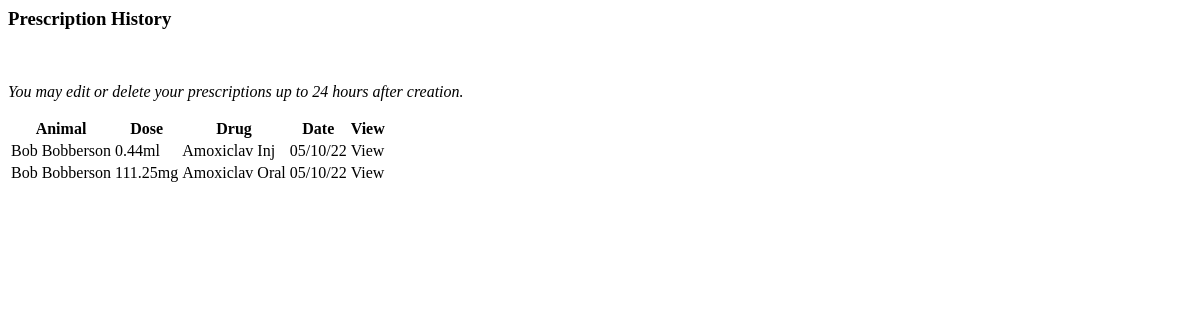
The app's page /prescriptions/vet-prescrip/ (signed in), older data.
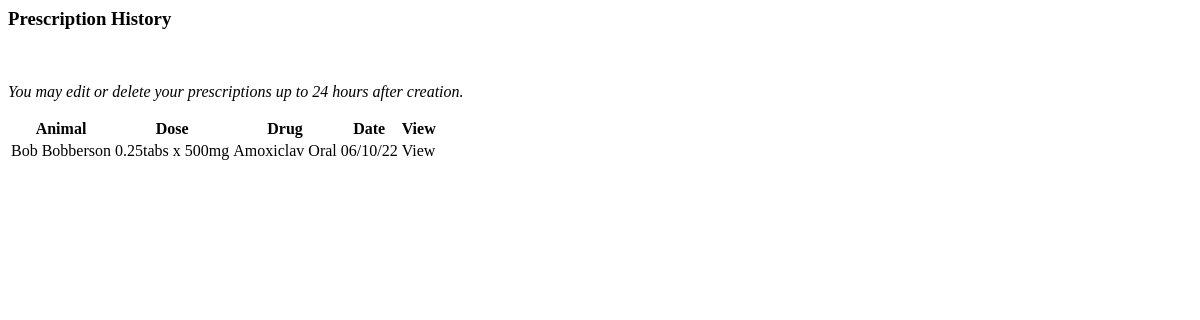
The same page, newer data.
### prescriptions/models.py (models this page shows, shortened)
class Prescription(models.Model):
    animal = models.ForeignKey(Record, on_delete=models.CASCADE, default=1)
    animal_weight = models.DecimalField(
        max_digits=5, decimal_places=2, blank=True, null=True)
    vet = models.ForeignKey(Vet, on_delete=models.CASCADE, default=1)
    drug = models.ForeignKey(Drug, on_delete=models.CASCADE, default=None)
    type = models.CharField(max_length=10, blank=True)
    drug_dose = models.DecimalField(
        max_digits=4, decimal_places=2, blank=True, null=True)
    drug_dose_high = models.DecimalField(max_digits=4, decimal_places=2, blank=True, null=True)
    dose = models.CharField(max_length=100, blank=True, null=True)
    measure = models.CharField(max_length=2, blank=True)
    frequency = models.CharField(max_length=10, choices=FREQUENCY, blank=True)
    length = models.PositiveIntegerField(default=0, blank=True)
    route = models.CharField(max_length=8, blank=True)
    date = models.DateTimeField(auto_now_add=True)
    class Meta:
        ordering = ['-date']

class Drug(models.Model):
    name = models.CharField(max_length=50)
    type = models.CharField(max_length=10, choices=TYPES, default='Injectable')
    dose = models.DecimalField(max_digits=4, decimal_places=2)
    high_dose = models.DecimalField(max_digits=4, decimal_places=2, blank=True, null=True, help_text='Add high dose for tablets only.')
    tablet_strength = models.CharField(max_length=100, blank=True, help_text='Add tablet strength in numbers, separated by commas.')
    measure = models.CharField(max_length=2, choices=MEASURE)
    category = models.ForeignKey(Category, on_delete=models.CASCADE)
    route = models.CharField(max_length=8, choices=ROUTES)
    warnings = models.CharField(max_length=300, default='None')
    def __str__(self):
        return self.name
    class Meta:
        ordering = ['name']

### records/models.py (models this page shows)
class Record(models.Model):
    name = models.CharField(max_length=50)
    surname = models.CharField(max_length=50)
    date_of_birth = models.DateField()
    species = models.CharField(choices=SPECIES, max_length=10)
    breed = models.CharField(max_length=50)
    sex = models.CharField(choices=SEX, max_length=10)
    weight = models.DecimalField(max_digits=5, decimal_places=2)
    note = models.CharField(max_length=300, blank=True)
    def __str__(self):
        return self.name + " " + self.surname
    class Meta:
        ordering = ['surname']
        unique_together = [
            'name',
            'surname',
            'date_of_birth',
            'species',
            'sex']

### petrx/decorators.py (the view)
    def wrapper(request, *args, **kwargs):
        if request.user.is_authenticated:
            if request.user.is_active:
                return function(request, *args, **kwargs)
            else:
                return render(request, 'vetprofiles/restricted.html')
        else:
            return redirect('vetprofiles:login')

### prescriptions/views.py (called while the page is built)
@vet_login_and_active
def vet_prescrip(request):
    prescrip_list = Prescription.objects.filter(vet=request.user).all()
    context = {'prescrip_list': prescrip_list}
    return render(request, 'prescriptions/list_prescrip_vet.html', context)

### prescriptions/templates/prescriptions/list_prescrip_vet.html (shortened to what this page needs)
<h3 class="subheadings">Prescription History</h3>
<p><em>You may edit or delete your prescriptions up to 24 hours after creation.</em></p>
<div class="prescrip-contain">
    <table>
        <thead>
            <tr>
                <th>Animal</th>
                <th class="lg-prescrip">Dose</th>
                <th class="lg-prescrip">Drug</th>
                <th>Date</th>
                <th>View</th>
            </tr>
        </thead>
        <tbody>
            {% for prescription in prescrip_list %}
            <tr>
                <td>{{ prescription.animal }}</td>
                <td class="lg-prescrip">{{ prescription.dose }}{{ prescription.measure }}</td>
                <td class="lg-prescrip">{{ prescription.drug }}</td>
                <td>{{ prescription.date|date:'d/m/y' }}</td>
                <td><a data-hx-get="{% url 'prescriptions:detail_prescrip' prescrip_id=prescription.id %}"
                        data-hx-target="#modal-dialog" class="pet-links" aria-label="View prescription">View</a></td>
            </tr>
        </tbody>
        {% endfor %}
    </table>
</div>

Row changes from the older to the newer data that the page shows:
removed Prescription: animal "Bob Bobberson", dose "0.44", measure "ml", drug "Amoxiclav Inj", date "05/10/22"
removed Prescription: animal "Bob Bobberson", dose "111.25", measure "mg", drug "Amoxiclav Oral", date "05/10/22"
added Prescription: animal "Bob Bobberson", dose "0.25tabs x 500", measure "mg", drug "Amoxiclav Oral", date "06/10/22"
